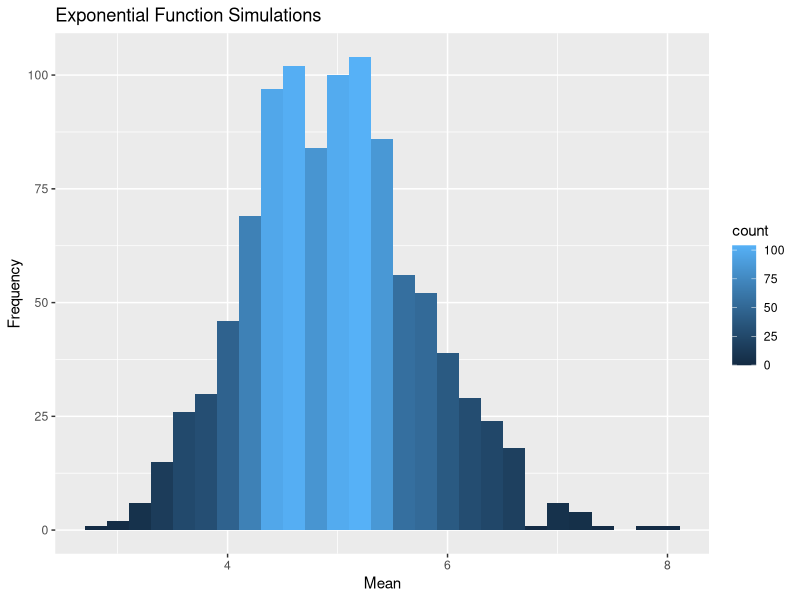

The R source for this figure: (Note: this script raises an error after producing the figure.)
## ---- chunk 1
library(knitr)
opts_chunk$set(cache = TRUE)
## ---- chunk 2
##  set seed for reproducability
set.seed(13)

##  set lambda to 0.2
lambda <- 0.2

##  40 samples
n <- 40

##  1000 simulations
nsim <- 1000

##  simulate
simulatedExponentials <- replicate(nsim, rexp(n, lambda))

##  calculate mean of exponentials
meansExponentials <- apply(simulatedExponentials, 2, mean)
## ---- chunk 3
##  distrribution mean
analyticalMean <- mean(meansExponentials)

##  analytical mean
theoreticalMean <- 1 / lambda

##  display results
c("Analytical Mean" = analyticalMean,
  "Theoretical Mean" = theoreticalMean)

##  visualization
library(ggplot2)
ggplot(data = NULL, aes(x = meansExponentials)) +
    geom_histogram(aes(fill = ..count..), binwidth = max(meansExponentials) / n) +
    geom_vline(x = c(analyticalMean,theoreticalMean), col = c("red", "yellow"), show_guide = TRUE) +
    labs(x = "Mean", y = "Frequency") +
    ggtitle("Exponential Function Simulations")
    
## ---- chunk 4
##  standard deviation and variance of distribution
sdDist <- sd(meansExponentials)
varDist <- sdDist ** 2

##  theoretical standard deviation and variation
sdTheoretical <- (1 / lambda) / sqrt(n)
varTheoretical <- sdTheoretical ** 2

##  display
c("Theoretical Standard Deviation" = sdTheoretical,
  "Simulated Standard Deviation" = sdDist,
  "Theoretical Variance" = varTheoretical,
  "Simulated Variance" = varDist)
## ---- chunk 5
##  compare empirical distribution with normal distribution
qplot(meansExponentials, geom = 'blank') +
    geom_histogram(aes(fill = ..count.., y = ..density..), binwidth = max(meansExponentials) / n) + 
    scale_fill_gradient("Frequency") + 
    geom_line(aes(y = ..density.., color = 'Empirical'), stat = 'density', size = 0.5) + 
    stat_function(fun = dnorm, args = list(mean = analyticalMean, sd = sdDist), aes(color = "Normal"), size = 1) +
    scale_colour_manual(name = 'Density', values = c('red', 'orange')) + 
    labs(x = "Mean", y = "Frequency") +
    ggtitle("Density of Exponential Means")

##  data for qqplot
q <- qqnorm(meansExponentials, plot = FALSE)

##  compare the distribution of averages of 40 exponentials to a normal distribution
ggplot(data = NULL, aes(sample = meansExponentials)) +
    stat_qq(alpha = 0.3, color = "#006699", shape = "circle") +
    geom_smooth(aes(x = q$x, y = q$y), color = "pink", size = 1, method = lm) + 
    labs(x = "Theoretical Quantiles", y = "Sample Quantiles") +
    ggtitle("Normal Q-Q Plot of Exponential Means")
